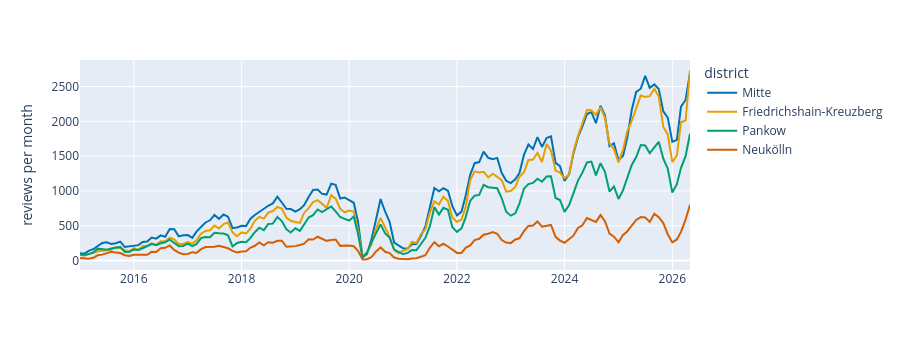

The cell this chart's notebook holds for it:
### Markdown cell above
Shared axes make panels comparable. With `facet_kws={"sharey": False}` each panel gets its own scale: the shape within each panel becomes visible, but the panels no longer show that one group is far larger. Say so in the caption.

### Interactive charts with Plotly Express

*Partly adapted from [Styling Plotly Express Figures in Python](https://plotly.com/python/styling-plotly-express/) (Plotly, MIT), applied to the Berlin listings.*

**Plotly Express** (`plotly.express as px`) draws an interactive chart in one call, with arguments similar to seaborn (`x`, `y`, `color`, `facet_col`). Readers can hover to read exact values, zoom, and hide a series by clicking the legend. A Plotly figure consists of **traces** (one per series, in `fig.data`) and a **layout** (axes, title, legend). Interactive charts are the building blocks of the dashboard in block 2. Hover text is invisible in a printed report, so the default view must already show the finding.

Next we draw reviews per month for four districts. `DataFrame.merge` adds the district to every monthly row; `px.line(df, x=..., y=..., color=...)` draws one line per district; `fig.update_layout(hovermode="x unified")` shows all four values for the month under the mouse.

### Code cell
import plotly.express as px
import plotly.io as pio

pio.renderers.default = "plotly_mimetype+notebook_connected"   # small output that JupyterLab and VS Code render
districts = ["Mitte", "Friedrichshain-Kreuzberg", "Pankow", "Neukölln"]
by_month = (monthly.merge(listings[["id", "district"]], left_on="listing_id", right_on="id")
            .query("district in @districts and '2015-01-01' <= month <= '2026-05-01'")
            .groupby(["district", "month"], as_index=False)["n_reviews"].sum())
fig = px.line(by_month, x="month", y="n_reviews", color="district", category_orders={"district": districts},
              color_discrete_sequence=["#0072B2", "#E69F00", "#009E73", "#D55E00"],
              labels={"month": "", "n_reviews": "reviews per month"}, height=350)
fig.update_layout(hovermode="x unified")
fig.show()

### Figure 1 — Plotly figure (JSON) as saved in the notebook; plotly's stock layout.template omitted (floating-point values rounded to 4 significant figures; data arrays with more than 128 entries replaced by an {"elided": "..."} marker saying what was removed)
{"data": [{"hovertemplate": "district=Mitte<br>=%{x}<br>reviews per month=%{y}<extra></extra>", "legendgroup": "Mitte", "line": {"color": "#0072B2", "dash": "solid"}, "marker": {"symbol": "circle"}, "mode": "lines", "name": "Mitte", "orientation": "v", "showlegend": true, "type": "scatter", "x": {"elided": "137 str values"}, "xaxis": "x", "y": {"elided": "137 int values"}, "yaxis": "y"}, {"hovertemplate": "district=Friedrichshain-Kreuzberg<br>=%{x}<br>reviews per month=%{y}<extra></extra>", "legendgroup": "Friedrichshain-Kreuzberg", "line": {"color": "#E69F00", "dash": "solid"}, "marker": {"symbol": "circle"}, "mode": "lines", "name": "Friedrichshain-Kreuzberg", "orientation": "v", "showlegend": true, "type": "scatter", "x": {"elided": "137 str values"}, "xaxis": "x", "y": {"elided": "137 int values"}, "yaxis": "y"}, {"hovertemplate": "district=Pankow<br>=%{x}<br>reviews per month=%{y}<extra></extra>", "legendgroup": "Pankow", "line": {"color": "#009E73", "dash": "solid"}, "marker": {"symbol": "circle"}, "mode": "lines", "name": "Pankow", "orientation": "v", "showlegend": true, "type": "scatter", "x": {"elided": "137 str values"}, "xaxis": "x", "y": {"elided": "137 int values"}, "yaxis": "y"}, {"hovertemplate": "district=Neukölln<br>=%{x}<br>reviews per month=%{y}<extra></extra>", "legendgroup": "Neukölln", "line": {"color": "#D55E00", "dash": "solid"}, "marker": {"symbol": "circle"}, "mode": "lines", "name": "Neukölln", "orientation": "v", "showlegend": true, "type": "scatter", "x": {"elided": "137 str values"}, "xaxis": "x", "y": {"elided": "137 int values"}, "yaxis": "y"}], "layout": {"height": 350, "hovermode": "x unified", "legend": {"title": {"text": "district"}, "tracegroupgap": 0}, "margin": {"t": 60}, "xaxis": {"anchor": "y", "domain": [0.0, 1.0], "title": {"text": ""}}, "yaxis": {"anchor": "x", "domain": [0.0, 1.0], "title": {"text": "reviews per month"}}}}
